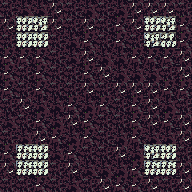

The image is a tile-based game level rendered from a .tmx file. Its description and complete source (layers, tilesets, objects, tile grids) follow:
An orthogonal 12x12 tile map with 16x16 px tiles, 1 tile layer (tile) and 67 objects.

<map version="1.0" tiledversion="1.1.2" orientation="orthogonal" renderorder="right-down" width="12" height="12" tilewidth="16" tileheight="16" infinite="0" nextobjectid="106">
 <tileset firstgid="1" source="tileset.tsx" />
 <layer name="tile" width="12" height="12">
  <data encoding="csv">
41,40,40,38,41,40,41,40,38,38,38,41,
38,34,37,38,41,38,41,39,38,34,37,39,
41,34,34,41,40,39,41,39,41,37,36,39,
39,39,39,41,40,38,40,40,39,39,39,38,
39,41,39,41,41,39,38,40,40,40,41,38,
39,41,39,41,41,38,41,38,38,38,39,39,
41,38,40,40,39,40,39,41,39,38,40,41,
40,41,39,40,38,39,41,41,39,38,39,38,
41,40,38,39,40,39,41,40,39,40,40,38,
39,35,34,40,39,41,41,38,40,37,34,41,
38,35,34,41,38,40,40,40,39,35,35,38,
41,41,39,41,40,41,38,39,39,38,41,38
</data>
 </layer>
 <objectgroup name="creature">
  <object id="94" gid="248" x="48" y="96" width="16" height="16" />
  <object id="95" gid="248" x="64" y="64" width="16" height="16" />
  <object id="96" gid="248" x="144" y="96" width="16" height="16" />
  <object id="97" gid="248" x="144" y="128" width="16" height="16" />
  <object id="98" gid="248" x="96" y="128" width="16" height="16" />
  <object id="99" gid="250" x="112" y="128" width="16" height="16" />
  <object id="100" gid="250" x="128" y="112" width="16" height="16" />
  <object id="101" gid="250" x="64" y="112" width="16" height="16" />
  <object id="102" gid="250" x="64" y="128" width="16" height="16" />
  <object id="103" gid="250" x="80" y="128" width="16" height="16" />
  <object id="104" gid="250" x="80" y="96" width="16" height="16" />
  <object id="105" gid="250" x="48" y="80" width="16" height="16" />
 </objectgroup>
 <objectgroup name="furniture">
  <object id="39" gid="52" x="64" y="32" width="16" height="16" />
  <object id="40" gid="52" x="112" y="32" width="16" height="16" />
  <object id="41" gid="52" x="16" y="80" width="16" height="16" />
  <object id="42" gid="52" x="16" y="128" width="16" height="16" />
  <object id="43" gid="52" x="160" y="80" width="16" height="16" />
  <object id="44" gid="86" x="160" y="128" width="16" height="16" />
  <object id="45" gid="86" x="64" y="176" width="16" height="16" />
  <object id="46" gid="52" x="112" y="176" width="16" height="16" />
  <object id="47" gid="74" x="80" y="80" width="16" height="16" />
  <object id="48" gid="74" x="96" y="80" width="16" height="16" />
  <object id="49" gid="74" x="112" y="96" width="16" height="16" />
  <object id="50" gid="74" x="128" y="128" width="16" height="16" />
  <object id="51" gid="74" x="80" y="128" width="16" height="16" />
  <object id="52" gid="74" x="64" y="112" width="16" height="16" />
  <object id="53" gid="74" x="64" y="96" width="16" height="16" />
  <object id="54" gid="74" x="64" y="96" width="16" height="16" />
  <object id="55" gid="74" x="96" y="112" width="16" height="16" />
  <object id="56" gid="74" x="96" y="112" width="16" height="16" />
  <object id="57" gid="74" x="96" y="96" width="16" height="16" />
  <object id="58" gid="74" x="112" y="80" width="16" height="16" />
  <object id="59" gid="74" x="112" y="80" width="16" height="16" />
  <object id="60" gid="74" x="128" y="112" width="16" height="16" />
  <object id="61" gid="74" x="96" y="128" width="16" height="16" />
  <object id="62" gid="74" x="112" y="112" width="16" height="16" />
  <object id="63" gid="74" x="48" y="80" width="16" height="16" />
  <object id="64" gid="91" x="112" y="80" width="16" height="16" />
  <object id="65" gid="91" x="80" y="80" width="16" height="16" />
  <object id="66" gid="91" x="80" y="112" width="16" height="16" />
  <object id="67" gid="91" x="80" y="96" width="16" height="16" />
  <object id="68" gid="91" x="96" y="96" width="16" height="16" />
  <object id="69" gid="91" x="96" y="112" width="16" height="16" />
  <object id="70" gid="91" x="112" y="128" width="16" height="16" />
  <object id="71" gid="91" x="96" y="144" width="16" height="16" />
  <object id="72" gid="91" x="64" y="144" width="16" height="16" />
  <object id="73" gid="91" x="64" y="128" width="16" height="16" />
  <object id="74" gid="91" x="64" y="80" width="16" height="16" />
  <object id="75" gid="90" x="128" y="80" width="16" height="16" />
  <object id="76" gid="90" x="96" y="64" width="16" height="16" />
  <object id="77" gid="90" x="80" y="80" width="16" height="16" />
  <object id="78" gid="90" x="112" y="144" width="16" height="16" />
  <object id="79" gid="90" x="112" y="96" width="16" height="16" />
  <object id="80" gid="92" x="96" y="112" width="16" height="16" />
  <object id="81" gid="92" x="48" y="112" width="16" height="16" />
  <object id="82" gid="92" x="48" y="96" width="16" height="16" />
  <object id="83" gid="92" x="48" y="128" width="16" height="16" />
  <object id="84" gid="92" x="128" y="96" width="16" height="16" />
  <object id="85" gid="92" x="128" y="128" width="16" height="16" />
  <object id="86" gid="92" x="80" y="144" width="16" height="16" />
  <object id="87" gid="74" x="48" y="112" width="16" height="16" />
  <object id="88" gid="61" x="160" y="112" width="16" height="16" />
  <object id="89" gid="61" x="64" y="48" width="16" height="16" />
  <object id="90" gid="61" x="80" y="176" width="16" height="16" />
  <object id="91" gid="61" x="32" y="144" width="16" height="16" />
  <object id="92" gid="61" x="32" y="128" width="16" height="16" />
  <object id="93" gid="61" x="32" y="80" width="16" height="16" />
 </objectgroup>
 <objectgroup name="description" />
</map>
